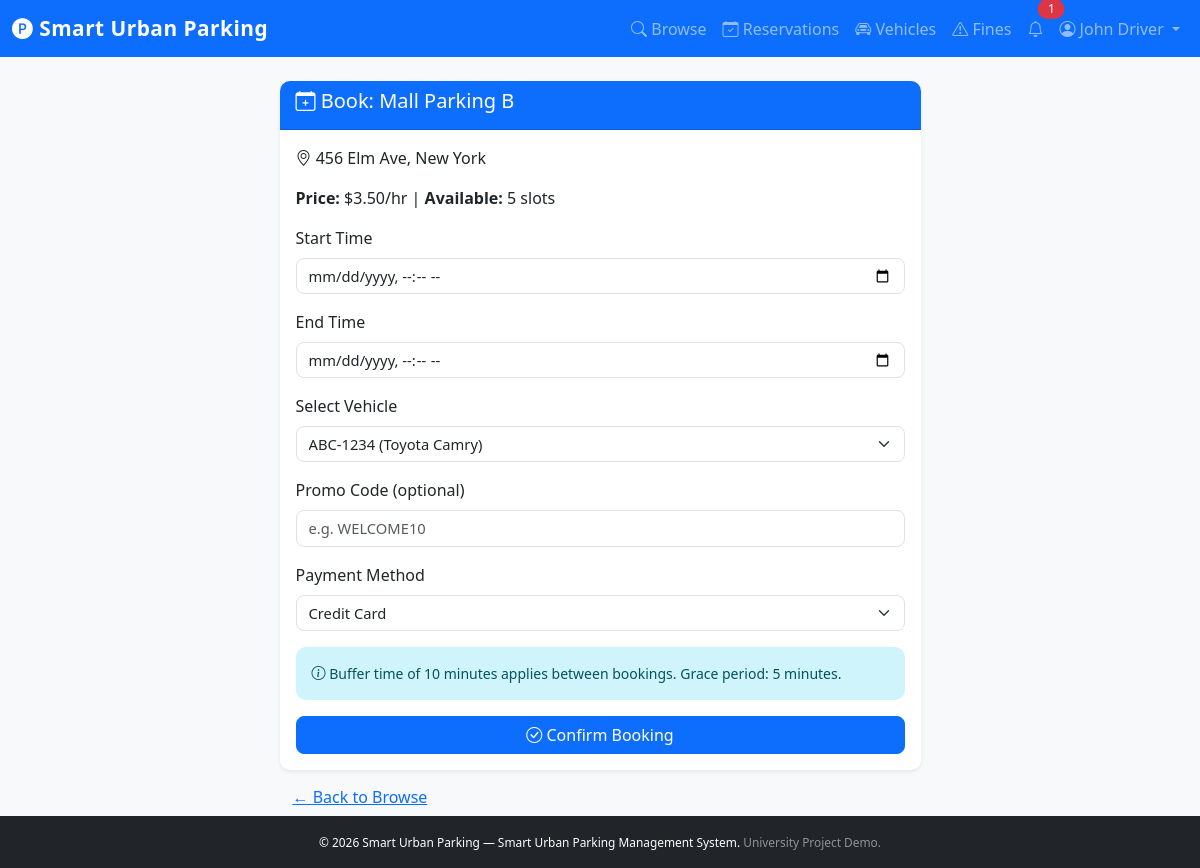
Screenshot of /src/public/index.php?page=book-spot&id=2 (signed in) with the database file from the repository.
### tables this page shows
CREATE TABLE parking_spots (
    id INT UNSIGNED AUTO_INCREMENT PRIMARY KEY,
    owner_id INT UNSIGNED NOT NULL,
    name VARCHAR(100) NOT NULL,
    address VARCHAR(255) NOT NULL,
    city VARCHAR(100) NOT NULL,
    latitude DECIMAL(10,7) DEFAULT NULL,
    longitude DECIMAL(10,7) DEFAULT NULL,
    type ENUM('public','private','reserved') NOT NULL DEFAULT 'public',
    price_per_hour DECIMAL(8,2) NOT NULL DEFAULT 0.00,
    total_slots INT UNSIGNED NOT NULL DEFAULT 1,
    available_slots INT UNSIGNED NOT NULL DEFAULT 1,
    ev_support TINYINT(1) NOT NULL DEFAULT 0,
    status ENUM('active','inactive','maintenance','locked','owner-use') NOT NULL DEFAULT 'active',
    description TEXT DEFAULT NULL,
    image VARCHAR(255) DEFAULT NULL,
    max_vehicle_height_m DECIMAL(5,2) DEFAULT NULL COMMENT 'Max vehicle height (meters) the spot accepts',
    max_vehicle_width_m DECIMAL(5,2) DEFAULT NULL COMMENT 'Max vehicle width (meters)',
    difficulty_rating TINYINT UNSIGNED NOT NULL DEFAULT 3 COMMENT '1=easy .. 5=tight access',
    created_at DATETIME NOT NULL DEFAULT CURRENT_TIMESTAMP,
    updated_at DATETIME NOT NULL DEFAULT CURRENT_TIMESTAMP ON UPDATE CURRENT_TIMESTAMP,
    FOREIGN KEY (owner_id) REFERENCES users(id) ON DELETE CASCADE
);

### src/core/View.php (called while the page is built, shortened)
<?php
class View
{
    private string $viewPath;
    public function __construct()
    {
        $this->viewPath = BASE_PATH . '/views';
    }
    public function render(string $template, array $data = []): void
    {
        extract($data, EXTR_SKIP);
        $file = $this->viewPath . '/' . $template . '.php';
        include $file;
    }
}

### src/core/Controller.php (called while the page is built, shortened)
<?php
require_once BASE_PATH . '/config/database.php';
require_once BASE_PATH . '/core/View.php';
require_once BASE_PATH . '/helpers/auth_helper.php';
require_once BASE_PATH . '/helpers/url_helper.php';
class Controller
{
    protected View    $view;
    public function __construct()
    {
        $this->view    = new View();
    }
    protected function render(string $template, array $data = []): void
    {
        $this->view->render($template, $data);
    }
    protected function get(string $key, mixed $default = ''): mixed
    {
        return $_GET[$key] ?? $default;
    }
}

### src/controllers/ReservationController.php (called while the page is built, shortened)
<?php
require_once BASE_PATH . '/core/Controller.php';
require_once BASE_PATH . '/models/Vehicle.php';
class ReservationController extends Controller
{
    private ParkingSpot $spotModel;
    private Vehicle     $vehicleModel;
    public function __construct()
    {
        $this->spotModel        = new ParkingSpot();
        $this->vehicleModel     = new Vehicle();
    }
    public function bookSpot(): void
    {
        $spotId = (int)$this->get('id');
        $spot   = $this->spotModel->findById($spotId);
        $vehicles = $this->vehicleModel->getByUser(current_user_id());
        $this->render('driver/book-spot', [
            'spot'                 => $spot,
            'vehicles'             => $vehicles,
            'alternatives'         => [],
            'default_vehicle_id'   => (int) (current_user()['default_vehicle_id'] ?? 0),
        ]);
    }
}

### src/core/Router.php (called while the page is built, shortened)
<?php
class Router
{
    private array $routes = [];
    public function add(string $page, string $controller, string $method): void
    {
        $this->routes[$page] = ['controller' => $controller, 'method' => $method];
    }
    public function dispatch(string $page): void
    {
        $route      = $this->routes[$page];
        $methodName = $route['method'];
        $controller = new $ctrlName();
        $controller->{$methodName}();
    }
}

### src/public/index.php (called while the page is built, shortened)
<?php
require_once BASE_PATH . '/config/database.php';
require_once BASE_PATH . '/helpers/auth_helper.php';
require_once BASE_PATH . '/helpers/url_helper.php';
require_once BASE_PATH . '/core/Router.php';
$router = new Router();
$router->add('home', 'HomeController', 'landing');
$router->add('login',    'AuthController', 'login');
$router->add('register', 'AuthController', 'register');
$router->add('logout',   'AuthController', 'logout');
$router->add('profile',          'UserController', 'profile');
$router->add('edit-profile',     'UserController', 'editProfile');
$router->add('delete-profile',   'UserController', 'deleteProfile');
$router->add('language',         'UserController', 'language');
$router->add('change-password',  'UserController', 'changePassword');
$router->add('driver-dashboard',    'DriverController',      'dashboard');
$router->add('driver-emergency',    'DriverController',      'emergencyReport');
$router->add('browse-spots',        'ParkingSpotController', 'browse');
$router->add('nearby-spots',        'ParkingSpotController', 'nearby');
$router->add('book-spot',           'ReservationController', 'bookSpot');
$router->add('reservations',        'ReservationController', 'reservations');
$router->add('reservation-history', 'ReservationController', 'reservationHistory');
$router->add('cancel-reservation',  'ReservationController', 'cancelReservation');
$router->add('extend-reservation',  'ReservationController', 'extendReservation');
$router->add('check-in-out',        'ReservationController', 'checkInOut');
$router->add('navigate',            'ReservationController', 'navigate');
$router->add('vehicles',            'VehicleController',     'vehicles');
$router->add('add-vehicle',         'VehicleController',     'addVehicle');
$router->add('edit-vehicle',        'VehicleController',     'editVehicle');
$router->add('delete-vehicle',      'VehicleController',     'deleteVehicle');
$router->add('set-default-vehicle', 'VehicleController',     'setDefaultVehicle');
$router->add('fines',               'FineController',        'driverFines');
$router->add('pay-fine',            'FineController',        'payFine');
$router->add('appeal-fine',         'AppealController',      'appealFine');
$router->add('favorites',           'SystemController',      'favorites');
$router->add('toggle-favorite',     'SystemController',      'toggleFavorite');
$router->add('waitlist',            'WaitlistController',    'waitlist');
$router->add('join-waitlist',       'WaitlistController',    'joinWaitlist');
$router->add('leave-waitlist',      'WaitlistController',    'leaveWaitlist');
$router->add('driver-reviews',      'ReviewController',      'driverReviews');
$router->add('add-review',          'ReviewController',      'addReview');
$router->add('driver-messages',     'MessageController',     'driverMessages');
$router->add('send-message',        'MessageController',     'sendMessage');
$router->add('owner-dashboard',    'OwnerController',       'dashboard');
$router->add('owner-spots',        'ParkingSpotController', 'ownerSpots');
$router->add('add-spot',           'ParkingSpotController', 'addSpot');
$router->add('edit-spot',          'ParkingSpotController', 'editSpot');
$router->add('delete-spot',        'ParkingSpotController', 'deleteSpot');
$router->add('owner-earnings',     'OwnerController',       'earnings');
$router->add('owner-payouts',      'OwnerController',       'payouts');
$router->add('owner-verification', 'OwnerController',       'verification');
$router->add('owner-availability', 'OwnerController',       'availability');
$router->add('owner-pricing',      'OwnerController',       'pricing');
$router->add('owner-reviews',      'ReviewController',      'ownerReviews');
$router->add('tax-details',        'OwnerController',       'taxDetails');
$router->add('owner-messages',     'MessageController',     'ownerMessages');
$router->add('admin-dashboard',     'AdminController', 'dashboard');
$router->add('admin-users',         'AdminController', 'users');
$router->add('add-user',            'AdminController', 'addUser');
$router->add('delete-user',         'AdminController', 'deleteUser');
$router->add('update-user-status',  'AdminController', 'updateUserStatus');
$router->add('admin-roles',         'AdminController', 'roles');
$router->add('admin-blacklist',     'AdminController', 'blacklist');
$router->add('owners-verification', 'AdminController', 'ownersVerification');
$router->add('admin-fines',         'FineController',  'adminFines');
$router->add('issue-fine',          'FineController',  'issueFine');
$router->add('waive-fine',          'FineController',  'waiveFine');
$router->add('admin-appeals',       'AppealController','adminAppeals');
$router->add('review-appeal',       'AppealController','reviewAppeal');
$router->add('event-zones',         'AdminController', 'eventZones');
$router->add('emergency-override',  'AdminController', 'emergencyOverride');
$router->add('officer-dispatch',    'AdminController', 'officerDispatch');
$router->add('admin-emergency-reports', 'AdminController', 'emergencyReports');
$router->add('system-health',       'AdminController', 'systemHealth');
$router->add('audit-logs',          'AdminController', 'auditLogs');
$router->add('admin-reports',       'ReportController','adminReports');
$router->add('manage-payouts',      'AdminController', 'managePayouts');
$router->add('occupancy',           'AdminController', 'occupancyDashboard');
$router->add('generate-report', 'ReportController', 'generate');
$router->add('revenue',         'ReportController', 'revenue');
$router->add('heatmap',         'ReportController', 'heatmap');
$router->add('export-pdf',      'ReportController', 'exportPdf');
$router->add('occupancy-report','ReportController', 'occupancy');
$router->add('payment-history', 'PaymentController', 'paymentHistory');
$router->add('make-payment',    'PaymentController', 'makePayment');
$router->add('receipt',         'PaymentController', 'receipt');
$router->add('escrow',          'PaymentController', 'escrow');
$router->add('promo-code',      'PaymentController', 'promoCode');
$router->add('notifications',          'NotificationController', 'list');
$router->add('mark-notification-read', 'NotificationController', 'markRead');
$page = trim($_GET['page'] ?? '');
$router->dispatch($page);

### src/config/database.php (called while the page is built, shortened)
<?php
if (!class_exists('Database')) {
    class Database
    {
        private static ?PDO $instance = null;
        public static function getInstance(): PDO
        {
            if (self::$instance === null) {
                $db  = new self();
                $dsn = "mysql:host={$db->host};dbname={$db->dbname};charset={$db->charset}";
                $options = [
                    PDO::ATTR_ERRMODE            => PDO::ERRMODE_EXCEPTION,
                    PDO::ATTR_DEFAULT_FETCH_MODE => PDO::FETCH_ASSOC,
                    PDO::ATTR_EMULATE_PREPARES   => false,
                ];
                try {
                    self::$instance = new PDO($dsn, $db->user, $db->pass, $options);
                } catch (PDOException $e) {
                    error_log('Database connection failed: ' . $e->getMessage());
                    die(
                        '<h2 style="color:red;font-family:Arial">Database connection failed.</h2>'
                        . '<p>Check your database credentials in <code>src/config/database.php</code>.</p>'
                    );
                }
            }
            return self::$instance;
        }
    }
}

### src/core/Model.php (called while the page is built, shortened)
<?php
class Model
{
    protected PDO    $db;
    protected string $table  = '';
    protected string $primaryKey = 'id';
    public function __construct()
    {
        $this->db = Database::getInstance();
    }
    public function findById(int $id): array|false
    {
        $stmt = $this->db->prepare(
            "SELECT * FROM {$this->table} WHERE {$this->primaryKey} = ? LIMIT 1"
        );
        $stmt->execute([$id]);
        return $stmt->fetch();
    }
}

### src/helpers/auth_helper.php (called while the page is built, shortened)
<?php
function current_user_id(): int
{
    return (int)($_SESSION['user_id'] ?? 0);
}

### src/models/Vehicle.php (called while the page is built, shortened)
<?php
require_once BASE_PATH . '/core/Model.php';
class Vehicle extends Model
{
    public function getByUser(int $userId): array
    {
        $stmt = $this->db->prepare(
            "SELECT * FROM vehicles WHERE user_id = ? ORDER BY id DESC"
        );
        $stmt->execute([$userId]);
        return $stmt->fetchAll();
    }
}

### src/helpers/url_helper.php (called while the page is built, shortened)
<?php
function page_url(string $page, array $params = []): string
{
    $url = BASE_URL . '/index.php?page=' . urlencode($page);
    return $url;
}

### src/views/driver/book-spot.php (the view, shortened to what this page needs)
<?php require_once BASE_PATH . '/views/layouts/header.php'; ?>
<?php require_once BASE_PATH . '/views/layouts/navbar.php'; ?>
<?php $default_vehicle_id = (int)($default_vehicle_id ?? 0); ?>
<div class="container mt-4">
    <div class="row justify-content-center">
        <div class="col-md-7">
            <div class="card shadow-sm">
                <div class="card-header bg-primary text-white">
                    <h5><i class="bi bi-calendar-plus"></i> Book: <?= htmlspecialchars($spot['name']) ?></h5>
                </div>
                <div class="card-body">
                    <p><i class="bi bi-geo-alt"></i> <?= htmlspecialchars($spot['address']) ?>, <?= htmlspecialchars($spot['city']) ?></p>
                    <p><strong>Price:</strong> $<?= number_format($spot['price_per_hour'], 2) ?>/hr | <strong>Available:</strong> <?= $spot['available_slots'] ?> slots</p>
                    <form method="POST">
                        <div class="mb-3">
                            <label class="form-label">Start Time</label>
                            <input type="datetime-local" name="start_time" class="form-control" required min="<?= date('Y-m-d\TH:i') ?>">
                        </div>
                        <div class="mb-3">
                            <label class="form-label">End Time</label>
                            <input type="datetime-local" name="end_time" class="form-control" required>
                        </div>
                        <?php if (!empty($vehicles)): ?>
                        <div class="mb-3">
                            <label class="form-label">Select Vehicle</label>
                            <select name="vehicle_id" class="form-select">
                                <?php foreach ($vehicles as $v): ?>
                                    <?php $sel = !empty($default_vehicle_id) && (int)$v['id'] === (int)$default_vehicle_id ? 'selected' : ''; ?>
                                    <option value="<?= (int)$v['id'] ?>" <?= $sel ?>><?= htmlspecialchars($v['plate_number']) ?> (<?= htmlspecialchars($v['make'] . ' ' . $v['model']) ?>)</option>
                                <?php endforeach; ?>
                            </select>
                        </div>
                        <?php endif; ?>
                        <div class="mb-3">
                            <label class="form-label">Promo Code (optional)</label>
                            <input type="text" name="promo_code" class="form-control" placeholder="e.g. WELCOME10">
                        </div>
                        <div class="mb-3">
                            <label class="form-label">Payment Method</label>
                            <select name="payment_method" class="form-select">
                                <option value="credit_card">Credit Card</option>
                            </select>
                        </div>
                        <div class="alert alert-info small">
                            <i class="bi bi-info-circle"></i> Buffer time of <?= BUFFER_MINUTES ?> minutes applies between bookings. Grace period: <?= GRACE_MINUTES ?> minutes.
                        </div>
                        <button type="submit" class="btn btn-primary w-100"><i class="bi bi-check-circle"></i> Confirm Booking</button>
                    </form>
                </div>
            </div>
            <a href="<?= page_url('browse-spots') ?>" class="btn btn-link mt-2">&larr; Back to Browse</a>
        </div>
    </div>
</div>
<?php require_once BASE_PATH . '/views/layouts/footer.php'; ?>

### rows the page displays
parking_spots: name "Mall Parking B", address "456 Elm Ave", city "New York", price_per_hour "3.50", available_slots "5"

### other values shown
APP_NAME "Smart Urban Parking"
$unread "1"
current_user()['name'] "John Driver"
BUFFER_MINUTES "10"
GRACE_MINUTES "5"
form field vehicle_id "ABC-1234 (Toyota Camry)"
